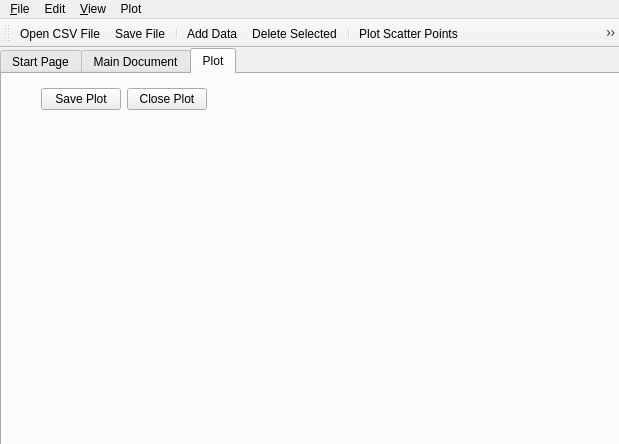
<?xml version="1.0" encoding="UTF-8"?>
<ui version="4.0">
 <class>MainWindow</class>
 <widget class="QMainWindow" name="MainWindow">
  <property name="geometry">
   <rect>
    <x>0</x>
    <y>0</y>
    <width>619</width>
    <height>444</height>
   </rect>
  </property>
  <property name="windowTitle">
   <string>CSV Editor</string>
  </property>
  <widget class="QWidget" name="centralwidget">
   <widget class="QTabWidget" name="tabWidget">
    <property name="geometry">
     <rect>
      <x>0</x>
      <y>0</y>
      <width>621</width>
      <height>411</height>
     </rect>
    </property>
    <property name="minimumSize">
     <size>
      <width>127</width>
      <height>0</height>
     </size>
    </property>
    <property name="focusPolicy">
     <enum>Qt::TabFocus</enum>
    </property>
    <property name="tabShape">
     <enum>QTabWidget::Rounded</enum>
    </property>
    <property name="currentIndex">
     <number>2</number>
    </property>
    <property name="movable">
     <bool>false</bool>
    </property>
    <property name="tabBarAutoHide">
     <bool>false</bool>
    </property>
    <widget class="QWidget" name="start_tab">
     <attribute name="title">
      <string>Start Page</string>
     </attribute>
     <attribute name="toolTip">
      <string>Welcome to CSV Editor's start page</string>
     </attribute>
     <widget class="QWidget" name="verticalLayoutWidget">
      <property name="geometry">
       <rect>
        <x>70</x>
        <y>40</y>
        <width>236</width>
        <height>131</height>
       </rect>
      </property>
      <layout class="QVBoxLayout" name="verticalLayout_3">
       <item alignment="Qt::AlignLeft|Qt::AlignVCenter">
        <widget class="QLabel" name="label">
         <property name="font">
          <font>
           <family>Google Sans</family>
           <pointsize>16</pointsize>
           <weight>75</weight>
           <bold>true</bold>
          </font>
         </property>
         <property name="text">
          <string>CSV Editor's Start Page</string>
         </property>
        </widget>
       </item>
       <item>
        <widget class="QPushButton" name="start_page_btn_open_file">
         <property name="font">
          <font>
           <pointsize>11</pointsize>
          </font>
         </property>
         <property name="autoFillBackground">
          <bool>false</bool>
         </property>
         <property name="text">
          <string>Open File</string>
         </property>
        </widget>
       </item>
       <item alignment="Qt::AlignLeft">
        <widget class="QPushButton" name="btn_load_csv">
         <property name="text">
          <string>Load CSV</string>
         </property>
        </widget>
       </item>
      </layout>
     </widget>
     <widget class="QWidget" name="verticalLayoutWidget_2">
      <property name="geometry">
       <rect>
        <x>340</x>
        <y>40</y>
        <width>236</width>
        <height>131</height>
       </rect>
      </property>
      <layout class="QVBoxLayout" name="verticalLayout_4">
       <item alignment="Qt::AlignLeft|Qt::AlignVCenter">
        <widget class="QLabel" name="label_2">
         <property name="font">
          <font>
           <family>Google Sans</family>
           <pointsize>16</pointsize>
           <weight>75</weight>
           <bold>true</bold>
          </font>
         </property>
         <property name="text">
          <string/>
         </property>
        </widget>
       </item>
       <item>
        <widget class="QPushButton" name="start_page_btn_recent_files">
         <property name="font">
          <font>
           <pointsize>11</pointsize>
          </font>
         </property>
         <property name="autoFillBackground">
          <bool>false</bool>
         </property>
         <property name="text">
          <string>Recent Files</string>
         </property>
        </widget>
       </item>
       <item alignment="Qt::AlignLeft">
        <widget class="QPushButton" name="pushButton_4">
         <property name="text">
          <string>Filename here</string>
         </property>
        </widget>
       </item>
      </layout>
     </widget>
    </widget>
    <widget class="QWidget" name="main_document_tab">
     <property name="focusPolicy">
      <enum>Qt::NoFocus</enum>
     </property>
     <attribute name="title">
      <string>Main Document</string>
     </attribute>
     <widget class="QTableWidget" name="csv_data_table">
      <property name="geometry">
       <rect>
        <x>0</x>
        <y>10</y>
        <width>611</width>
        <height>341</height>
       </rect>
      </property>
     </widget>
    </widget>
    <widget class="QWidget" name="plot_tab">
     <attribute name="title">
      <string>Plot</string>
     </attribute>
     <widget class="QWidget" name="horizontalLayoutWidget">
      <property name="geometry">
       <rect>
        <x>39</x>
        <y>10</y>
        <width>541</width>
        <height>31</height>
       </rect>
      </property>
      <layout class="QHBoxLayout" name="horizontalLayout">
       <item>
        <widget class="QPushButton" name="btn_save_plot">
         <property name="text">
          <string>Save Plot</string>
         </property>
        </widget>
       </item>
       <item>
        <widget class="QPushButton" name="btn_close_plot">
         <property name="text">
          <string>Close Plot</string>
         </property>
        </widget>
       </item>
       <item>
        <spacer name="horizontalSpacer">
         <property name="orientation">
          <enum>Qt::Horizontal</enum>
         </property>
         <property name="sizeHint" stdset="0">
          <size>
           <width>40</width>
           <height>20</height>
          </size>
         </property>
        </spacer>
       </item>
      </layout>
     </widget>
     <widget class="QWidget" name="verticalLayoutWidget_3">
      <property name="geometry">
       <rect>
        <x>20</x>
        <y>50</y>
        <width>571</width>
        <height>301</height>
       </rect>
      </property>
      <layout class="QVBoxLayout" name="plot_frame"/>
     </widget>
    </widget>
   </widget>
  </widget>
  <widget class="QMenuBar" name="menubar">
   <property name="geometry">
    <rect>
     <x>0</x>
     <y>0</y>
     <width>619</width>
     <height>21</height>
    </rect>
   </property>
   <widget class="QMenu" name="menuFile">
    <property name="title">
     <string>&amp;File</string>
    </property>
    <addaction name="action_load_file"/>
    <addaction name="action_close_file"/>
    <addaction name="separator"/>
    <addaction name="action_add_data"/>
    <addaction name="separator"/>
    <addaction name="action_save_file"/>
    <addaction name="separator"/>
    <addaction name="action_exit"/>
   </widget>
   <widget class="QMenu" name="menuEdit">
    <property name="title">
     <string>Edit</string>
    </property>
    <addaction name="action_edit_data"/>
   </widget>
   <widget class="QMenu" name="menuPlot">
    <property name="title">
     <string>Plot</string>
    </property>
    <addaction name="action_plot_scatter_points"/>
    <addaction name="action_plot_scatter_points_lines"/>
    <addaction name="action_plot_lines"/>
   </widget>
   <widget class="QMenu" name="menu_View">
    <property name="title">
     <string>&amp;View</string>
    </property>
    <addaction name="action_column_layout"/>
   </widget>
   <addaction name="menuFile"/>
   <addaction name="menuEdit"/>
   <addaction name="menu_View"/>
   <addaction name="menuPlot"/>
  </widget>
  <widget class="QToolBar" name="toolBar">
   <property name="windowTitle">
    <string>toolBar</string>
   </property>
   <attribute name="toolBarArea">
    <enum>TopToolBarArea</enum>
   </attribute>
   <attribute name="toolBarBreak">
    <bool>false</bool>
   </attribute>
   <addaction name="action_toolbar_open_file"/>
   <addaction name="action_toolbar_save_file"/>
   <addaction name="separator"/>
   <addaction name="action_toolbar_add_data"/>
   <addaction name="action_toolbar_delete_selected"/>
   <addaction name="separator"/>
   <addaction name="action_toolbar_plot_scatter_points"/>
   <addaction name="action_toolbar_plot_scatter_points_lines"/>
   <addaction name="action_toolbar_plot_lines"/>
  </widget>
  <action name="action_load_file">
   <property name="text">
    <string>&amp;Load File</string>
   </property>
  </action>
  <action name="action_close_file">
   <property name="text">
    <string>&amp;Close</string>
   </property>
  </action>
  <action name="action_save_file">
   <property name="text">
    <string>&amp;Save</string>
   </property>
  </action>
  <action name="action_edit_data">
   <property name="text">
    <string>Edit Data</string>
   </property>
  </action>
  <action name="action_save_as">
   <property name="text">
    <string>Save as</string>
   </property>
  </action>
  <action name="action_exit">
   <property name="text">
    <string>&amp;Exit</string>
   </property>
  </action>
  <action name="action_add_data">
   <property name="text">
    <string>&amp;Add Data</string>
   </property>
  </action>
  <action name="action_column_layout">
   <property name="text">
    <string>Column Layout</string>
   </property>
  </action>
  <action name="action_toolbar_add_data">
   <property name="icon">
    <iconset>
     <normaloff>icons/add_icon.png</normaloff>icons/add_icon.png</iconset>
   </property>
   <property name="text">
    <string>Add Data</string>
   </property>
   <property name="toolTip">
    <string>Add Row to the table</string>
   </property>
  </action>
  <action name="action_toolbar_delete_selected">
   <property name="icon">
    <iconset>
     <normaloff>icons/delete_icon.png</normaloff>icons/delete_icon.png</iconset>
   </property>
   <property name="text">
    <string>Delete Selected</string>
   </property>
   <property name="toolTip">
    <string>Delete Selected</string>
   </property>
  </action>
  <action name="action_toolbar_plot_scatter_points">
   <property name="icon">
    <iconset>
     <normaloff>icons/scatter_plot_icon.png</normaloff>icons/scatter_plot_icon.png</iconset>
   </property>
   <property name="text">
    <string>Plot Scatter Points</string>
   </property>
   <property name="toolTip">
    <string>Plot Scatter Points</string>
   </property>
  </action>
  <action name="action_toolbar_plot_scatter_points_lines">
   <property name="icon">
    <iconset>
     <normaloff>icons/scatter_line_plot_icon.png</normaloff>icons/scatter_line_plot_icon.png</iconset>
   </property>
   <property name="text">
    <string>Plot Scatter Points with Smooth Lines</string>
   </property>
   <property name="toolTip">
    <string>Plot Scatter Points with Smooth Lines</string>
   </property>
  </action>
  <action name="action_toolbar_plot_lines">
   <property name="icon">
    <iconset>
     <normaloff>icons/line_plot_icon.png</normaloff>icons/line_plot_icon.png</iconset>
   </property>
   <property name="text">
    <string>Plot Lines</string>
   </property>
   <property name="toolTip">
    <string>Plot Lines</string>
   </property>
  </action>
  <action name="action_toolbar_save_file">
   <property name="icon">
    <iconset>
     <normaloff>icons/save_icon.png</normaloff>icons/save_icon.png</iconset>
   </property>
   <property name="text">
    <string>Save File</string>
   </property>
   <property name="toolTip">
    <string>Save current table to CSV file</string>
   </property>
   <property name="shortcut">
    <string>Ctrl+S</string>
   </property>
  </action>
  <action name="action_toolbar_open_file">
   <property name="icon">
    <iconset>
     <normaloff>icons/open_file_icon.png</normaloff>icons/open_file_icon.png</iconset>
   </property>
   <property name="text">
    <string>Open CSV File</string>
   </property>
   <property name="toolTip">
    <string>Open CSV File</string>
   </property>
   <property name="shortcut">
    <string>Ctrl+O</string>
   </property>
  </action>
  <action name="action_plot_scatter_points">
   <property name="text">
    <string>Scatter Points</string>
   </property>
  </action>
  <action name="action_plot_scatter_points_lines">
   <property name="text">
    <string>Scatter Points with Smooth Lines</string>
   </property>
  </action>
  <action name="action_plot_lines">
   <property name="text">
    <string>Lines</string>
   </property>
  </action>
 </widget>
 <resources/>
 <connections/>
</ui>
